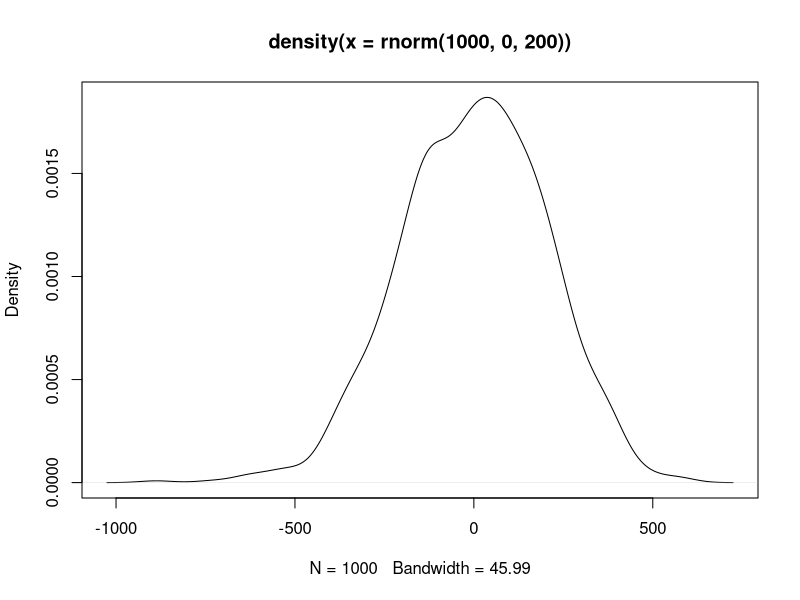
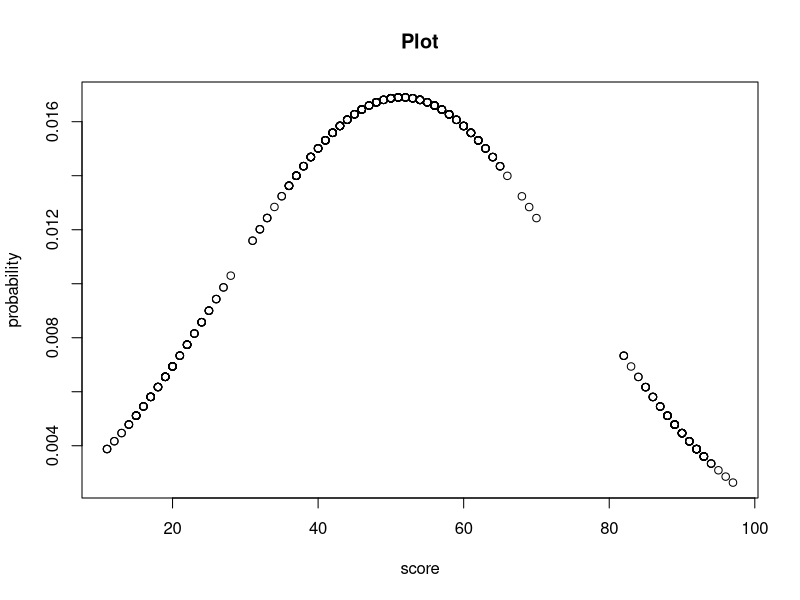

These charts were generated, in order, by the following R code: (Note: this script raises an error after producing the figures.)
1-pexp(q=5,rate=1/5)
pexp(q=9,rate=1/7)-pexp(q=5,rate=1/7)
qchisq(p=-.95,df=7)
qchisq(p=0.95,df=7)
qchisq(c(0.05,0.95),df=7)
pnorm(q=999,mean=900,sd=70,lower.tail = FALSE)
pnorm(q=9,mean=5,sd=sqrt(4),lower.tail = FALSE)
pnorm(q=999,mean=900,sd=70,lower.tail = FALSE)
pnorm(q=9,mean=5,sd=sqrt(4),lower.tail = FALSE)
abs(qt(p=0.01,df=9))
c(qt(p=0.05,df=7),abs(qt(p=0.05,df=7)))
rnorm(1000,0,200)
plot(density(rnorm(1000,0,200)))
rnorm(1000)
x<-rbinom(100,100,0.2)
u<-rbinom(100,100,0.4)
y<-rbinom(100,100,0.5)
v<-rbinom(100,100,0.6)
z<-rbinom(100,100,0.9)
a<-c(x,u,y,v,z)
b<-dnorm(a,mean(a),sd(a))
plot(a,b,xlab="score",ylab="probability",main="Plot")
rnorm(1000)
sampel(1000)
sample(1:100,1000,replace="FALSE")
sample(1:100,50)
lotto<-1:100
sample(lotto, size = 1000)
x<-1:1000
sample(x[x<100],1000)
x<-seq(1,100,length=1000)
x
a<-rbinom(100,100,0.2)
u<-rbinom(100,100,0.35)
y<-rbinom(100,100,0.5)
v<-rbinom(100,100,0.75)
z<-rbinom(100,100,0.9)
k<-c(a,u,y,v,z)
b<-dnorm(k,mean(k),sd(k))
plot(k,b,xlab = "score",ylab = "prob",main = "school score")
